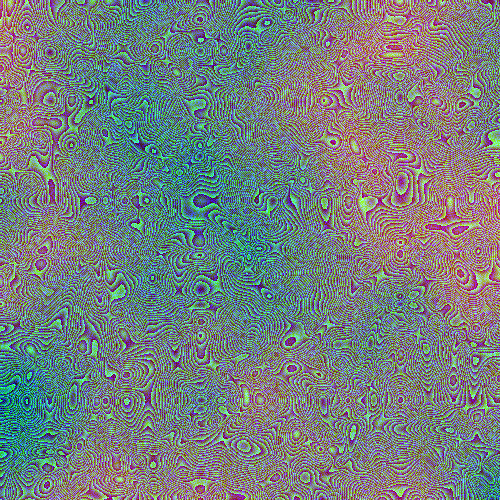
Frame 1 (no input)
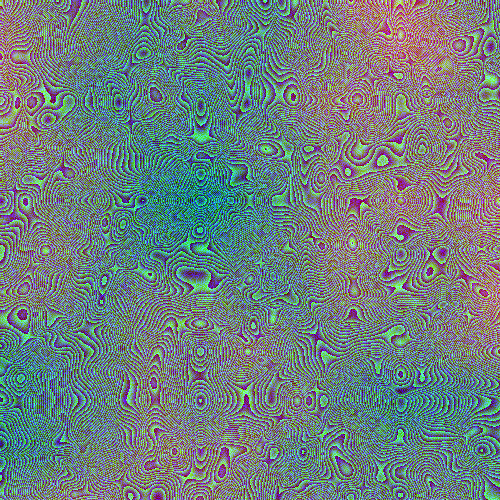
Frame 60 (no input)
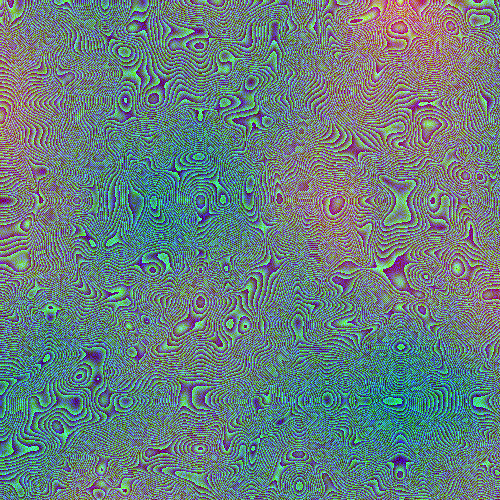
Frame 120 (the mouse pressed at the canvas centre since frame 60)

The p5.js sketch that drew these frames (run headless with seeded random() and noise() and a simulated clock; from frame 60 on, the mouse is pressed at the canvas centre):

// p5.js sketch
// ── sketch.js
let angle = 0;
const angleInc = 0.005;
const inc2D = 0.005;
let s;
let s2;

function setup() {
  createCanvas(500, 500);
  s = createSlider(0, 1, 0.1);
  s2 = createSlider(0, 100, 0.1);
}
function hexToRgb(hex) {
  var result = /^#?([a-f\d]{2})([a-f\d]{2})([a-f\d]{2})$/i.exec(hex);
  return result
    ? {
        r: parseInt(result[1], 16),
        g: parseInt(result[2], 16),
        b: parseInt(result[3], 16),
      }
    : null;
}

function draw() {
  noiseDetail(s.value(), s2.value());
  loadPixels();
  let xOff = 0;
  for (let x = 0; x < width; x += 1) {
    let yOff = 0;
    for (let y = 0; y < width; y += 1) {
      const randomColor =
        "#" +
        (0x1000000 + noise(xOff, yOff, angle) * 0xffffff)
          .toString(16)
          .substr(1, 6);
      const rgb = hexToRgb(randomColor);
      const index = (x + y * width) * 4;
      pixels[index + 0] = rgb.r;
      pixels[index + 1] = rgb.g;
      pixels[index + 2] = rgb.b;
      pixels[index + 3] = 255;
      yOff += inc2D;
    }
    xOff += inc2D;
  }
  updatePixels();

  angle += angleInc;
}
